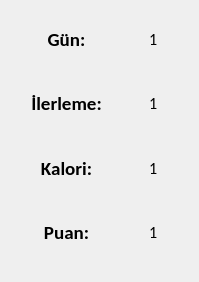
<?xml version="1.0" encoding="UTF-8"?>
<ui version="4.0">
 <class>Form</class>
 <widget class="QWidget" name="Form">
  <property name="geometry">
   <rect>
    <x>0</x>
    <y>0</y>
    <width>199</width>
    <height>282</height>
   </rect>
  </property>
  <property name="windowTitle">
   <string>Rapor</string>
  </property>
  <widget class="QWidget" name="verticalLayoutWidget">
   <property name="geometry">
    <rect>
     <x>-10</x>
     <y>10</y>
     <width>311</width>
     <height>251</height>
    </rect>
   </property>
   <property name="font">
    <font>
     <family>Calibri</family>
     <pointsize>12</pointsize>
     <weight>75</weight>
     <bold>true</bold>
    </font>
   </property>
   <layout class="QVBoxLayout" name="verticalLayout">
    <item>
     <layout class="QHBoxLayout" name="horizontalLayout_3">
      <item>
       <widget class="QLabel" name="label_8">
        <property name="font">
         <font>
          <family>Calibri</family>
          <pointsize>14</pointsize>
          <weight>75</weight>
          <bold>true</bold>
         </font>
        </property>
        <property name="text">
         <string>Gün:</string>
        </property>
        <property name="alignment">
         <set>Qt::AlignCenter</set>
        </property>
       </widget>
      </item>
      <item>
       <widget class="QLabel" name="gunLabel">
        <property name="font">
         <font>
          <family>Calibri</family>
          <pointsize>12</pointsize>
          <weight>50</weight>
          <bold>false</bold>
         </font>
        </property>
        <property name="text">
         <string>1</string>
        </property>
       </widget>
      </item>
     </layout>
    </item>
    <item>
     <layout class="QHBoxLayout" name="horizontalLayout">
      <item>
       <widget class="QLabel" name="label">
        <property name="font">
         <font>
          <family>Calibri</family>
          <pointsize>14</pointsize>
          <weight>75</weight>
          <bold>true</bold>
         </font>
        </property>
        <property name="text">
         <string>İlerleme:</string>
        </property>
        <property name="alignment">
         <set>Qt::AlignCenter</set>
        </property>
       </widget>
      </item>
      <item>
       <widget class="QLabel" name="ilerlemeLabel">
        <property name="font">
         <font>
          <family>Calibri</family>
          <pointsize>12</pointsize>
          <weight>50</weight>
          <bold>false</bold>
         </font>
        </property>
        <property name="text">
         <string>1</string>
        </property>
       </widget>
      </item>
     </layout>
    </item>
    <item>
     <layout class="QHBoxLayout" name="horizontalLayout_4">
      <item>
       <widget class="QLabel" name="label_10">
        <property name="font">
         <font>
          <family>Calibri</family>
          <pointsize>14</pointsize>
          <weight>75</weight>
          <bold>true</bold>
         </font>
        </property>
        <property name="text">
         <string>Kalori:</string>
        </property>
        <property name="alignment">
         <set>Qt::AlignCenter</set>
        </property>
       </widget>
      </item>
      <item>
       <widget class="QLabel" name="kaloriLabel">
        <property name="font">
         <font>
          <family>Calibri</family>
          <pointsize>12</pointsize>
          <weight>50</weight>
          <bold>false</bold>
         </font>
        </property>
        <property name="text">
         <string>1</string>
        </property>
       </widget>
      </item>
     </layout>
    </item>
    <item>
     <layout class="QHBoxLayout" name="horizontalLayout_2">
      <item>
       <widget class="QLabel" name="label_6">
        <property name="font">
         <font>
          <family>Calibri</family>
          <pointsize>14</pointsize>
          <weight>75</weight>
          <bold>true</bold>
         </font>
        </property>
        <property name="text">
         <string>Puan:</string>
        </property>
        <property name="alignment">
         <set>Qt::AlignCenter</set>
        </property>
       </widget>
      </item>
      <item>
       <widget class="QLabel" name="puanLabel">
        <property name="font">
         <font>
          <family>Calibri</family>
          <pointsize>12</pointsize>
          <weight>50</weight>
          <bold>false</bold>
         </font>
        </property>
        <property name="text">
         <string>1</string>
        </property>
       </widget>
      </item>
     </layout>
    </item>
   </layout>
  </widget>
 </widget>
 <resources/>
 <connections/>
</ui>
